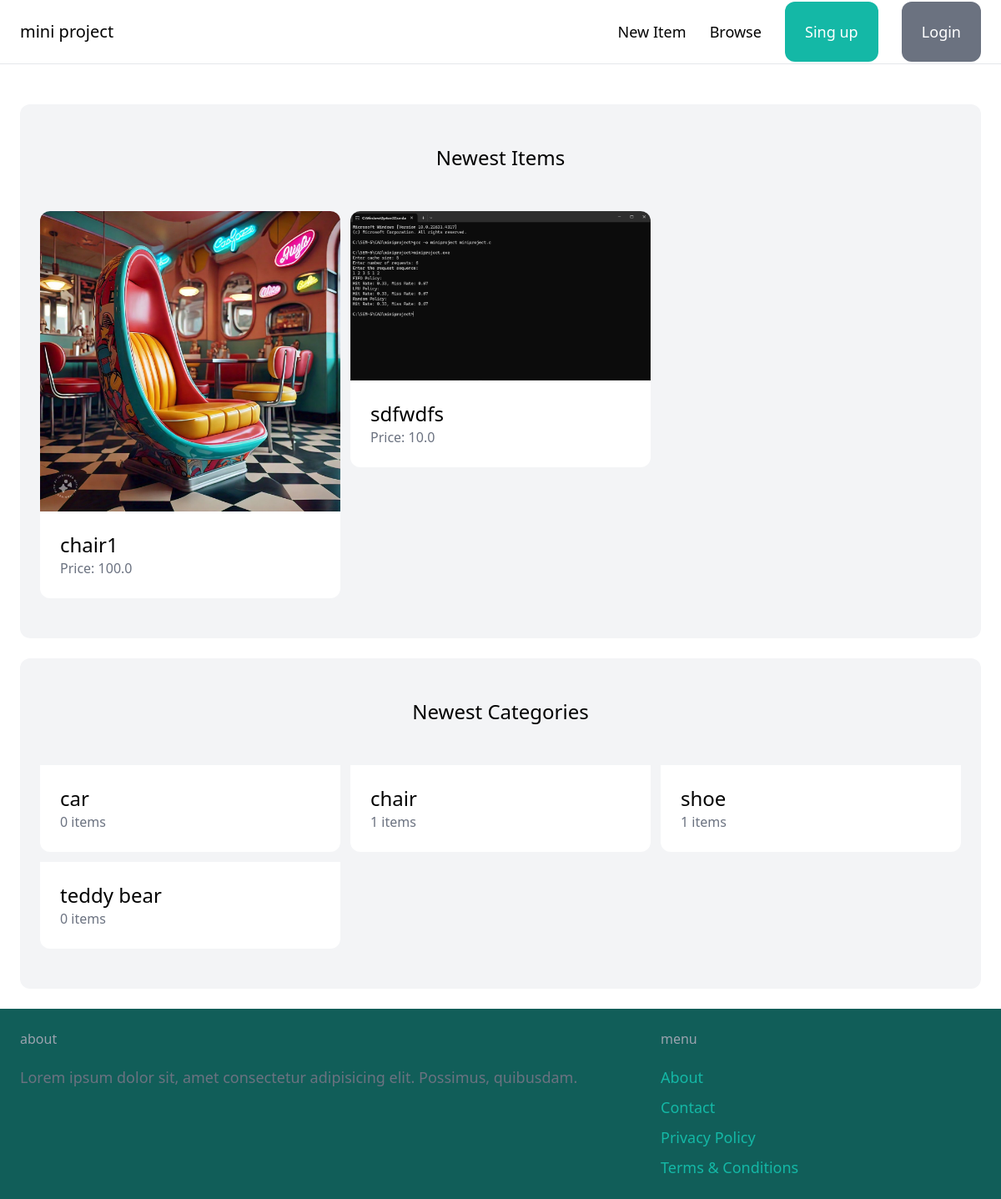
The page / on the database its author committed.
### item/models.py (models this page shows, shortened)
class Item(models.Model):
    category = models.ForeignKey(Category, related_name='item', on_delete=models.CASCADE)
    name = models.CharField(max_length=255)
    description = models.TextField(blank=True, null=True)
    price = models.FloatField()
    image = models.ImageField(upload_to='item_image', blank=True, null=True)
    is_sold = models.BooleanField(default=False)
    created_by = models.ForeignKey(User, related_name='item', on_delete=models.CASCADE)
    created_at = models.DateTimeField(auto_now_add=True)

class Category(models.Model):
    name = models.CharField(max_length=255)
    class Meta:
        ordering = ('name',)
        verbose_name_plural = 'Categories'

### core/views.py (the view)
# urls.py: path('', views.index, name='index'),
def index(request):
    items = Item.objects.filter(is_sold=False)[0:6]
    categories = Category.objects.all()
    return render(request, 'core/index.html', {
        'categories': categories,
        'items': items,
    })

### core/templates/core/index.html (shortened to what this page needs)
{% extends 'core/base.html' %}
{% block content %}
    <div class="mt-6 px-6 py-12 bg-gray-100 rounded-xl">
        <h2  class="mb-12 text-2xl text-center">Newest Items</h2>
        <div class="grid grid-cols-3 gap-3">
            {% for item in items %}
                <div>
                    <a href="{% url 'item:detail' item.id %}">
                        <div>
                            <img src="{{ item.image.url  }}" class="rounded-t-xl">
                        </div>
                        <div class="p-6 bg-white rounded-b-xl">
                            <h2 class="text-2xl">{{ item.name }}</h2>
                            <p class="text-gray-500"> Price: {{ item.price }}</p>
                        </div>
                    </a>
                </div>
            {% endfor %}
        </div>
    </div>
    <div class="mt-6 px-6 py-12 bg-gray-100 rounded-xl">
        <h2  class="mb-12 text-2xl text-center">Newest Categories</h2>
        <div class="grid grid-cols-3 gap-3">
            {% for categorie in categories %}
                <div>
                    <a href="#">
                        <div class="p-6 bg-white rounded-b-xl">
                            <h2 class="text-2xl">{{ categorie.name }}</h2>
                            <p class="text-gray-500"> {{ categorie.item.count }} items</p>
                        </div>
                    </a>
                </div>
            {% endfor %}
        </div>
    </div>
{% endblock %}

### core/templates/core/base.html (shortened to what this page needs)
<!DOCTYPE html>
<html lang="en">
<head>
    <script src="https://cdn.tailwindcss.com"></script>
</head>
<body>
    <nav class="px-6 py-6 flex justify-between items-center border-b border-gray-200">
        <a href="/" class="text-xl font-semibol"> mini project</a>
        <div class="space-x-6">
            <a href="{% url 'item:new' %}" class="text-lg font-semibol hover:text-gray-500">New Item</a>
            <a href="{% url 'item:items' %}" class="text-lg font-semibol hover:text-gray-500">Browse</a>
            {% if request.user.is_authenticated %}
                <a href="{% url 'conversation:inbox' %}" class="px-6 py-6 text-lg font-semibol bg-teal-500 text-white rounded-xl hover:bg-teal-700">Inbox</a>
                <a href="{% url 'dashboard:index' %}" class="px-6 py-6 text-lg font-semibol bg-gray-500 text-white rounded-xl hover:bg-gray-700">Dashbord</a>
            {% else %}
                <a href="{% url 'core:signup' %}" class="px-6 py-6 text-lg font-semibol bg-teal-500 text-white rounded-xl hover:bg-teal-700">Sing up</a>
                <a href="{% url 'core:login' %}" class="px-6 py-6 text-lg font-semibol bg-gray-500 text-white rounded-xl hover:bg-gray-700">Login</a>
            {% endif %}
        </div>
    </nav>
    <div class="px-6 py-6">
        {% block content %}
        {% endblock %}
    </div>
    <footer class="px-6 py-6 flex justify-between bg-teal-800">
        <div class="w-2/3">
            <h3 class="mb-5 font-semibol text-gray-400">about</h3>
            <p class="text-lg text-gray-500"> Lorem ipsum dolor sit, amet consectetur adipisicing elit. Possimus, quibusdam.</p>
        </div>
        <div class="w-1/3">
            <h3 class="mb-5 font-semibol text-gray-400">menu</h3>
            <ul class="space-y-2">
                <li><a href="{% url 'core:about' %}" class="text-lg text-teal-500 hover:text-teal-700">About</a></li>
                <li><a href="{% url 'core:contact' %}" class="text-lg text-teal-500 hover:text-teal-700">Contact</a></li>
                <li><a href="{% url 'core:privacypolicy' %}" class="text-lg text-teal-500 hover:text-teal-700">Privacy Policy</a></li>
                <li><a href="{% url 'core:TandC' %}" class="text-lg text-teal-500 hover:text-teal-700">Terms & Conditions</a></li>
            </ul>
        </div>
    </footer>
</body>
</html>

### rows shown on the page
Item: image (picture), name "chair1", price "100.0"
Item: image (picture), name "sdfwdfs", price "10.0"
Category: name "car", item.count "0"
Category: name "chair", item.count "1"
Category: name "shoe", item.count "1"
Category: name "teddy bear", item.count "0"
